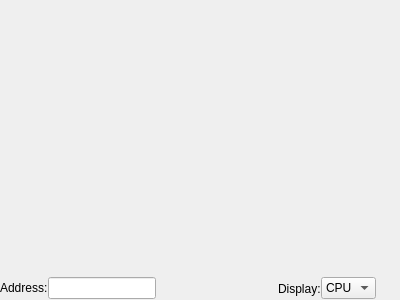
<?xml version="1.0" encoding="UTF-8"?>
<ui version="4.0">
 <class>CodeDataLoggerDockWidget</class>
 <widget class="QDockWidget" name="CodeDataLoggerDockWidget">
  <property name="geometry">
   <rect>
    <x>0</x>
    <y>0</y>
    <width>400</width>
    <height>300</height>
   </rect>
  </property>
  <property name="windowTitle">
   <string>Code/Data Logger</string>
  </property>
  <widget class="QWidget" name="dockWidgetContents">
   <layout class="QGridLayout" name="gridLayout">
    <property name="leftMargin">
     <number>0</number>
    </property>
    <property name="topMargin">
     <number>0</number>
    </property>
    <property name="rightMargin">
     <number>0</number>
    </property>
    <property name="bottomMargin">
     <number>0</number>
    </property>
    <property name="spacing">
     <number>0</number>
    </property>
    <item row="0" column="0">
     <widget class="QFrame" name="frame">
      <property name="sizePolicy">
       <sizepolicy hsizetype="Preferred" vsizetype="Expanding">
        <horstretch>0</horstretch>
        <verstretch>0</verstretch>
       </sizepolicy>
      </property>
      <property name="mouseTracking">
       <bool>false</bool>
      </property>
      <property name="frameShape">
       <enum>QFrame::NoFrame</enum>
      </property>
      <property name="frameShadow">
       <enum>QFrame::Sunken</enum>
      </property>
      <layout class="QGridLayout" name="gridLayout_2">
       <property name="leftMargin">
        <number>0</number>
       </property>
       <property name="topMargin">
        <number>0</number>
       </property>
       <property name="rightMargin">
        <number>0</number>
       </property>
       <property name="bottomMargin">
        <number>0</number>
       </property>
       <property name="spacing">
        <number>0</number>
       </property>
      </layout>
     </widget>
    </item>
    <item row="1" column="0">
     <layout class="QHBoxLayout" name="horizontalLayout">
      <item>
       <layout class="QFormLayout" name="formLayout">
        <item row="0" column="0">
         <widget class="QLabel" name="addressLabel">
          <property name="text">
           <string>Address:</string>
          </property>
         </widget>
        </item>
        <item row="0" column="1">
         <widget class="QLineEdit" name="address">
          <property name="readOnly">
           <bool>true</bool>
          </property>
         </widget>
        </item>
       </layout>
      </item>
      <item>
       <spacer name="horizontalSpacer">
        <property name="orientation">
         <enum>Qt::Horizontal</enum>
        </property>
        <property name="sizeHint" stdset="0">
         <size>
          <width>40</width>
          <height>20</height>
         </size>
        </property>
       </spacer>
      </item>
      <item>
       <widget class="QLabel" name="label">
        <property name="text">
         <string>Display:</string>
        </property>
       </widget>
      </item>
      <item>
       <widget class="QComboBox" name="displaySelect">
        <item>
         <property name="text">
          <string>CPU</string>
         </property>
        </item>
        <item>
         <property name="text">
          <string>PPU</string>
         </property>
        </item>
       </widget>
      </item>
      <item>
       <widget class="QToolButton" name="exportData">
        <property name="toolTip">
         <string>Export</string>
        </property>
        <property name="text">
         <string/>
        </property>
        <property name="icon">
         <iconset resource="../../../../common/resource.qrc">
          <normaloff>:/resources/22_document-save.png</normaloff>:/resources/22_document-save.png</iconset>
        </property>
        <property name="iconSize">
         <size>
          <width>16</width>
          <height>16</height>
         </size>
        </property>
        <property name="autoRaise">
         <bool>true</bool>
        </property>
       </widget>
      </item>
     </layout>
    </item>
   </layout>
  </widget>
 </widget>
 <resources>
  <include location="../../../../common/resource.qrc"/>
 </resources>
 <connections/>
</ui>
